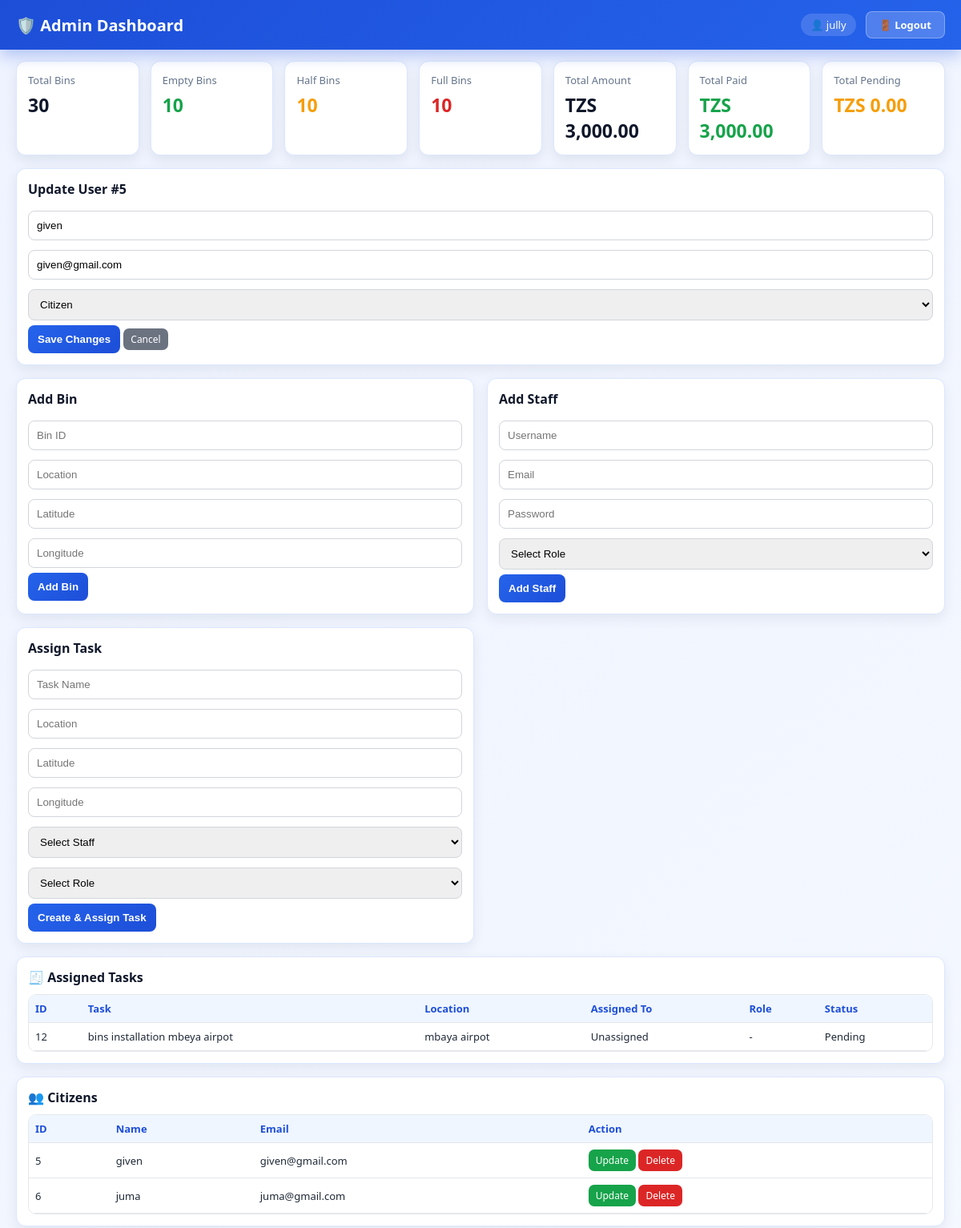
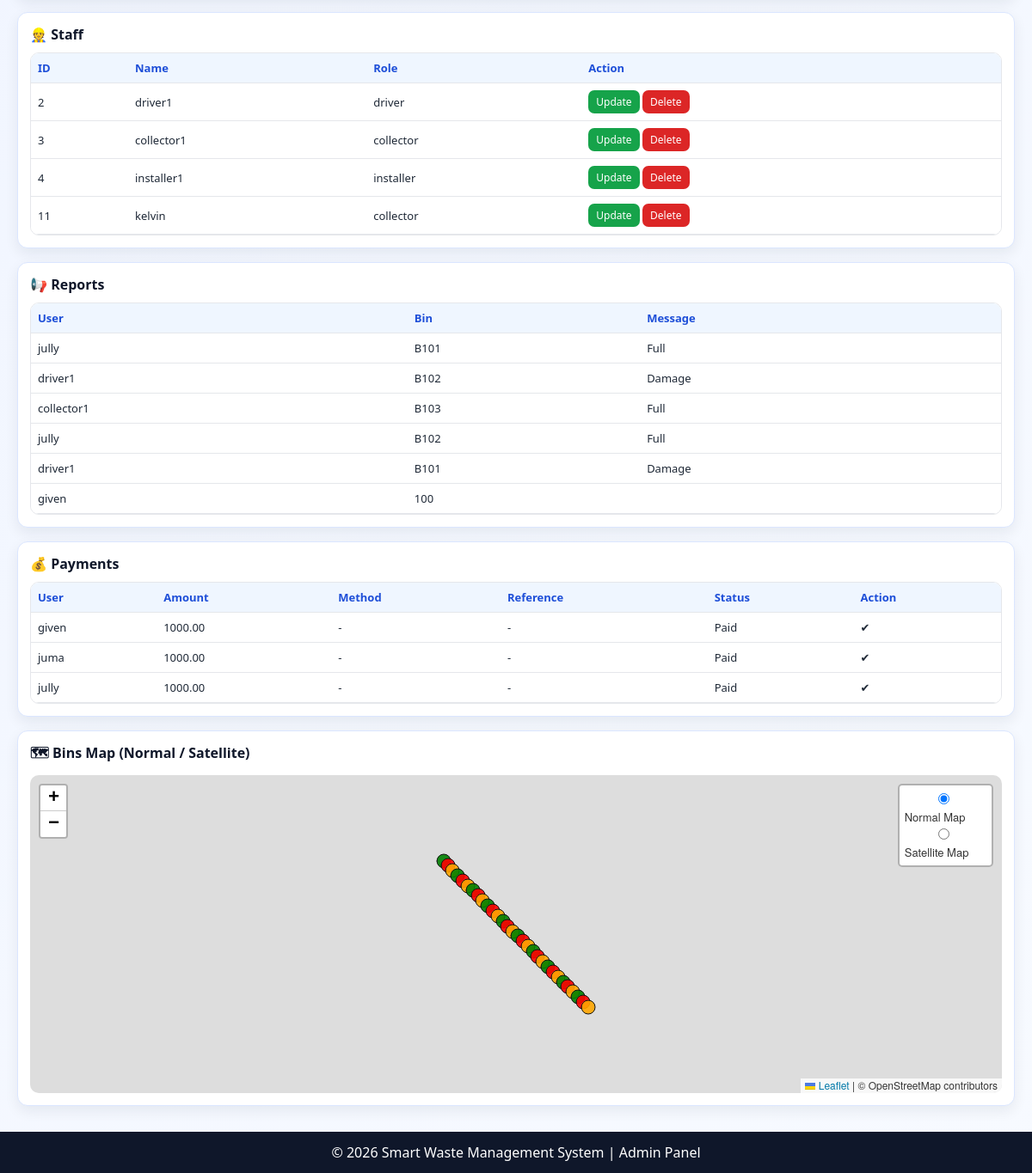
The app's page /dashboard_admin.php?edit_user=5 (signed in) with its own data (2 pictures, top to bottom).
### tables this page shows
CREATE TABLE `users` (
  `id` int(11) NOT NULL,
  `username` varchar(50) NOT NULL,
  `email` varchar(100) NOT NULL,
  `password` varchar(100) NOT NULL,
  `role` varchar(50) NOT NULL
);

CREATE TABLE `tasks` (
  `id` int(11) NOT NULL,
  `task_name` varchar(100) NOT NULL,
  `location` varchar(100) NOT NULL,
  `lat` decimal(10,7) NOT NULL,
  `lng` decimal(10,7) NOT NULL,
  `assigned_to` int(11) DEFAULT NULL,
  `role` varchar(50) DEFAULT NULL,
  `status` enum('Pending','Ongoing','Completed','Failed') DEFAULT 'Pending',
  `created_at` timestamp NOT NULL DEFAULT current_timestamp()
);

CREATE TABLE `reports` (
  `id` int(11) NOT NULL,
  `user_id` int(11) NOT NULL,
  `bin_id` varchar(20) NOT NULL,
  `location` varchar(100) NOT NULL,
  `report_text` enum('Full','Damage') NOT NULL,
  `created_at` timestamp NOT NULL DEFAULT current_timestamp()
);

CREATE TABLE `payments` (
  `id` int(11) NOT NULL,
  `user_id` int(11) NOT NULL,
  `amount` decimal(10,2) NOT NULL,
  `driver_share` decimal(10,2) DEFAULT 0.00,
  `collector_share` decimal(10,2) DEFAULT 0.00,
  `installer_share` decimal(10,2) DEFAULT 0.00,
  `government_share` decimal(10,2) DEFAULT 0.00,
  `created_at` timestamp NOT NULL DEFAULT current_timestamp(),
  `status` varchar(20) DEFAULT 'Pending'
);

### dashboard_admin.php (the view, shortened to what this page needs)
<?php
include 'db.php';
$citizens = mysqli_query($conn, "SELECT * FROM users WHERE role='citizen'");
$staffs   = mysqli_query($conn, "SELECT * FROM users WHERE role IN ('driver','collector','installer')");
$reports  = mysqli_query($conn, "SELECT r.*, u.username FROM reports r LEFT JOIN users u ON r.user_id=u.id");
$payments = mysqli_query($conn, "SELECT p.*, u.username FROM payments p JOIN users u ON p.user_id=u.id");
$tasksView = mysqli_query($conn, "
    SELECT t.*, u.username AS assigned_name
    FROM tasks t
    LEFT JOIN users u ON u.id = t.assigned_to
    ORDER BY t.id DESC
");
$summaryRes = mysqli_query($conn, "
    SELECT
        COALESCE(SUM(amount),0) AS total_amount,
        COALESCE(SUM(CASE WHEN status='Paid' THEN amount ELSE 0 END),0) AS total_paid,
        COALESCE(SUM(CASE WHEN status='Pending' THEN amount ELSE 0 END),0) AS total_pending
    FROM payments
");
$paymentSummary = mysqli_fetch_assoc($summaryRes);
$binSummaryRes = mysqli_query($conn, "
    SELECT
        COUNT(*) AS total_bins,
        COALESCE(SUM(CASE WHEN status='Empty' THEN 1 ELSE 0 END),0) AS empty_bins,
        COALESCE(SUM(CASE WHEN status='Medium' THEN 1 ELSE 0 END),0) AS medium_bins,
        COALESCE(SUM(CASE WHEN status='Full' THEN 1 ELSE 0 END),0) AS full_bins
    FROM bins
");
$binSummary = mysqli_fetch_assoc($binSummaryRes);
$editUser = null;
if (isset($_GET['edit_user'])) {
    $editId = (int)($_GET['edit_user'] ?? 0);
    if ($editId > 0) {
        $editStmt = $conn->prepare("SELECT id,username,email,role FROM users WHERE id=? LIMIT 1");
        if ($editStmt) {
            $editStmt->bind_param("i", $editId);
            $editStmt->execute();
            $editRes = $editStmt->get_result();
            $editUser = $editRes->fetch_assoc();
        }
    }
}
?>
<!DOCTYPE html>
<html lang="en">
<head>
<link rel="stylesheet" href="https://unpkg.com/leaflet/dist/leaflet.css"/>
</head>
<body>
<div class="navbar" style="display:flex;justify-content:space-between;align-items:center;">
  <h2 style="margin:0;">🛡️ Admin Dashboard</h2>
  <div style="display:flex;align-items:center;gap:12px;">
    <span style="font-size:13px;background:rgba(255,255,255,0.15);padding:5px 12px;border-radius:999px;">
      👤 <?php echo htmlspecialchars($_SESSION['user'] ?? 'Admin'); ?>
    </span>
    <a href="logout.php"
       style="background:rgba(255,255,255,0.2);color:white;padding:7px 16px;border-radius:8px;text-decoration:none;font-size:13px;font-weight:600;border:1px solid rgba(255,255,255,0.3);">
      🚪 Logout
    </a>
  </div>
</div>
<div class="summary-strip">
  <div class="summary-card">
    <p class="summary-title">Total Bins</p>
    <p class="summary-value"><?= (int)$binSummary['total_bins'] ?></p>
  </div>
  <div class="summary-card">
    <p class="summary-title">Empty Bins</p>
    <p class="summary-value green"><?= (int)$binSummary['empty_bins'] ?></p>
  </div>
  <div class="summary-card">
    <p class="summary-title">Half Bins</p>
    <p class="summary-value orange"><?= (int)$binSummary['medium_bins'] ?></p>
  </div>
  <div class="summary-card">
    <p class="summary-title">Full Bins</p>
    <p class="summary-value red"><?= (int)$binSummary['full_bins'] ?></p>
  </div>
  <div class="summary-card">
    <p class="summary-title">Total Amount</p>
    <p class="summary-value">TZS <?= number_format((float)$paymentSummary['total_amount'], 2) ?></p>
  </div>
  <div class="summary-card">
    <p class="summary-title">Total Paid</p>
    <p class="summary-value green">TZS <?= number_format((float)$paymentSummary['total_paid'], 2) ?></p>
  </div>
  <div class="summary-card">
    <p class="summary-title">Total Pending</p>
    <p class="summary-value orange">TZS <?= number_format((float)$paymentSummary['total_pending'], 2) ?></p>
  </div>
</div>
<div class="dashboard">
  <?php if($editUser): ?>
  <div class="card update-card">
    <h3>Update User #<?= (int)$editUser['id'] ?></h3>
    <form method="POST">
      <input name="username" value="<?= htmlspecialchars($editUser['username']) ?>" required>
      <input type="email" name="email" value="<?= htmlspecialchars($editUser['email']) ?>" required>
      <select name="role" required>
        <?php
          $roles = ['citizen','driver','collector','installer','admin'];
          foreach($roles as $r):
        ?>
        <option value="<?= $r ?>" <?= $editUser['role'] === $r ? 'selected' : '' ?>><?= ucfirst($r) ?></option>
        <?php endforeach; ?>
      </select>
      <button name="update_user" type="submit">Save Changes</button>
      <a class="action-btn" style="background:#6b7280" href="dashboard_admin.php">Cancel</a>
    </form>
  </div>
  <?php endif; ?>
  <div class="card form-card">
    <h3>Add Bin</h3>
    <form method="POST">
      <input name="bin_id" placeholder="Bin ID" required>
      <input name="location" placeholder="Location" required>
      <input type="number" step="0.0000001" name="latitude" placeholder="Latitude" required>
      <input type="number" step="0.0000001" name="longitude" placeholder="Longitude" required>
      <button name="add_bin" type="submit">Add Bin</button>
    </form>
  </div>
  <div class="card form-card">
    <h3>Add Staff</h3>
    <form method="POST">
      <input name="username" placeholder="Username" required>
      <input type="email" name="email" placeholder="Email" required>
      <input type="password" name="password" placeholder="Password" required>
      <select name="role" required>
        <option value="">Select Role</option>
      </select>
      <button name="add_staff" type="submit">Add Staff</button>
    </form>
  </div>
  <div class="card form-card">
    <h3>Assign Task</h3>
    <form method="POST">
      <input name="task_name" placeholder="Task Name" required>
      <input name="location" placeholder="Location" required>
      <input type="number" step="0.0000001" name="lat" placeholder="Latitude" required>
      <input type="number" step="0.0000001" name="lng" placeholder="Longitude" required>
      <select name="assigned_to" required>
        <option value="">Select Staff</option>
      </select>
      <select name="role" required>
        <option value="">Select Role</option>
      </select>
      <button name="create_task" type="submit">Create & Assign Task</button>
    </form>
  </div>
  <div class="card table-card">
    <h3>🧾 Assigned Tasks</h3>
    <div class="table-wrap"><table>
      <tr><th>ID</th><th>Task</th><th>Location</th><th>Assigned To</th><th>Role</th><th>Status</th></tr>
      <?php while($t = mysqli_fetch_assoc($tasksView)): ?>
      <tr>
        <td><?= (int)$t['id'] ?></td>
        <td><?= htmlspecialchars($t['task_name']) ?></td>
        <td><?= htmlspecialchars($t['location']) ?></td>
        <td><?= htmlspecialchars($t['assigned_name'] ?? 'Unassigned') ?></td>
        <td><?= htmlspecialchars($t['role'] ?? '-') ?></td>
        <td><?= htmlspecialchars($t['status']) ?></td>
      </tr>
      <?php endwhile; ?>
    </table></div>
  </div>
  <div class="card table-card">
    <h3>👥 Citizens</h3>
    <div class="table-wrap"><table>
      <tr><th>ID</th><th>Name</th><th>Email</th><th>Action</th></tr>
      <?php while($c=mysqli_fetch_assoc($citizens)): ?>
      <tr>
        <td><?= $c['id'] ?></td>
        <td><?= htmlspecialchars($c['username']) ?></td>
        <td><?= htmlspecialchars($c['email']) ?></td>
        <td>
          <a class="action-btn update" href="?edit_user=<?= $c['id'] ?>">Update</a>
          <a class="action-btn delete" href="?delete_user=<?= $c['id'] ?>" onclick="return confirm('Delete this user?')">Delete</a>
        </td>
      </tr>
      <?php endwhile; ?>
    </table></div>
  </div>
  <div class="card table-card">
    <h3>👷 Staff</h3>
    <div class="table-wrap"><table>
      <tr><th>ID</th><th>Name</th><th>Role</th><th>Action</th></tr>
      <?php while($s=mysqli_fetch_assoc($staffs)): ?>
      <tr>
        <td><?= $s['id'] ?></td>
        <td><?= htmlspecialchars($s['username']) ?></td>
        <td><?= htmlspecialchars($s['role']) ?></td>
        <td>
          <a class="action-btn update" href="?edit_user=<?= $s['id'] ?>">Update</a>
          <a class="action-btn delete" href="?delete_user=<?= $s['id'] ?>" onclick="return confirm('Delete this staff?')">Delete</a>
        </td>
      </tr>
      <?php endwhile; ?>
    </table></div>
  </div>
  <div class="card table-card">
    <h3>📢 Reports</h3>
    <div class="table-wrap"><table>
      <tr><th>User</th><th>Bin</th><th>Message</th></tr>
      <?php while($r=mysqli_fetch_assoc($reports)): ?>
      <tr>
        <td><?= htmlspecialchars($r['username'] ?? 'Unknown') ?></td>
        <td><?= htmlspecialchars($r['bin_id']) ?></td>
        <td><?= htmlspecialchars($r['report_text']) ?></td>
      </tr>
      <?php endwhile; ?>
    </table></div>
  </div>
  <div class="card table-card">
    <h3>💰 Payments</h3>
    <div class="table-wrap"><table>
      <tr><th>User</th><th>Amount</th><th>Method</th><th>Reference</th><th>Status</th><th>Action</th></tr>
      <?php while($p=mysqli_fetch_assoc($payments)): ?>
      <tr>
        <td><?= htmlspecialchars($p['username']) ?></td>
        <td><?= $p['amount'] ?></td>
        <td><?= htmlspecialchars($p['method'] ?? '-') ?></td>
        <td><?= htmlspecialchars($p['reference'] ?? '-') ?></td>
        <td><?= htmlspecialchars($p['status']) ?></td>
        <td>
          <?php if($p['status']=='Pending'): ?>
            <form method="POST" style="margin:0">
              <input type="hidden" name="payment_id" value="<?= $p['id'] ?>">
              <button name="confirm_payment" type="submit">Confirm</button>
            </form>
          <?php else: ?>✔<?php endif; ?>
        </td>
      </tr>
      <?php endwhile; ?>
    </table></div>
  </div>
  <div class="card map-card">
    <h3>🗺 Bins Map (Normal / Satellite)</h3>
    <div id="adminMap"></div>
  </div>
</div>
<div class="footer">
  © <?= date("Y") ?> Smart Waste Management System | Admin Panel
</div>
</body>
</html>

### dashboard_admin.php (style rules this page uses)
* { box-sizing:border-box }
body { margin:0; font-family:Segoe UI,sans-serif; background:linear-gradient(135deg,#eef3ff,#f7faff); color:#1f2937; }
.navbar { background:linear-gradient(135deg,#1d4ed8,#2563eb); color:#fff; padding:14px 20px; position:sticky; top:0; z-index:99; box-shadow:0 8px 18px rgba(29,78,216,.28); }
.navbar h2 { margin:0;font-size:20px }
.summary-strip { display:grid; grid-template-columns:repeat(7,1fr); gap:14px; padding:14px 20px 0 20px; }
.summary-card { background:#fff; border:1px solid #dbe6ff; border-radius:12px; padding:14px; box-shadow:0 6px 16px rgba(15,23,42,0.08); }
.summary-title { font-size:13px;color:#64748b;margin:0 0 6px 0 }
.summary-value { font-size:23px;font-weight:700;margin:0;color:#0f172a }
.summary-value.green { color:#16a34a }
.summary-value.orange { color:#f59e0b }
.summary-value.red { color:#dc2626 }
.dashboard { display:grid; grid-template-columns:repeat(12,1fr); gap:16px; padding:16px 20px 20px 20px; }
.card { background:#fff; padding:14px; border-radius:12px; border:1px solid #dbe6ff; box-shadow:0 6px 16px rgba(15,23,42,0.07); }
.card h3 { margin:0 0 10px; font-size:16px; color:#0f172a; }
.card.form-card { grid-column:span 4 }
.card.table-card { grid-column:span 6 }
.card.map-card { grid-column:span 12 }
.card.update-card { grid-column:span 12 }
input,select { width:100%; padding:10px; margin:6px 0; border:1px solid #d1d5db; border-radius:8px; }
button { background:linear-gradient(135deg,#2563eb,#1d4ed8); color:#fff; padding:10px 12px; border:none; border-radius:8px; cursor:pointer; font-weight:600; }
.table-wrap { max-height:260px; overflow:auto; border-radius:10px; border:1px solid #e5e7eb; }
table { width:100%;border-collapse:collapse;font-size:13px;background:#fff }
th { background:#eff6ff; color:#1d4ed8; position:sticky; top:0; z-index:1; }
td,th { padding:8px;border-bottom:1px solid #e5e7eb;text-align:left }
.action-btn { padding:5px 9px; border-radius:7px; text-decoration:none; color:white; display:inline-block; font-size:12px; }
.delete { background:#dc2626 }
.update { background:#16a34a }
#adminMap { height:370px;border-radius:10px }
.footer { margin-top:10px;background:#0f172a;color:#fff;text-align:center;padding:13px }
@media (max-width: 1200px) { .card.form-card { grid-column:span 6 } }
@media (max-width: 1200px) { .card.table-card { grid-column:span 12 } }

### records on screen
users: id "5", username "given", email "given@gmail.com", role "Citizen"
tasks: id "12", task_name "bins installation mbeya airpot", location "mbaya airpot", assigned_name "Unassigned", role "-", status "Pending"
users: id "6", username "juma", email "juma@gmail.com"
users: id "2", username "driver1", role "driver"
users: id "3", username "collector1", role "collector"
users: id "4", username "installer1", role "installer"
users: id "11", username "kelvin", role "collector"
reports: user.username "jully", bin "B101", report_text "Full"
reports: user.username "driver1", bin "B102", report_text "Damage"
reports: user.username "collector1", bin "B103", report_text "Full"
reports: user.username "jully", bin "B102", report_text "Full"
reports: user.username "driver1", bin "B101", report_text "Damage"
reports: user.username "given", bin "100"
payments: user.username "given", amount "1000.00", method "-", reference "-", status "Paid"
payments: user.username "juma", amount "1000.00", method "-", reference "-", status "Paid"
payments: user.username "jully", amount "1000.00", method "-", reference "-", status "Paid"

### other values on screen
$_SESSION['user'] "jully"
$binSummary['total_bins'] "30"
$binSummary['empty_bins'] "10"
$binSummary['medium_bins'] "10"
$binSummary['full_bins'] "10"
$paymentSummary['total_amount'] "3,000.00"
$paymentSummary['total_paid'] "3,000.00"
$paymentSummary['total_pending'] "0.00"
